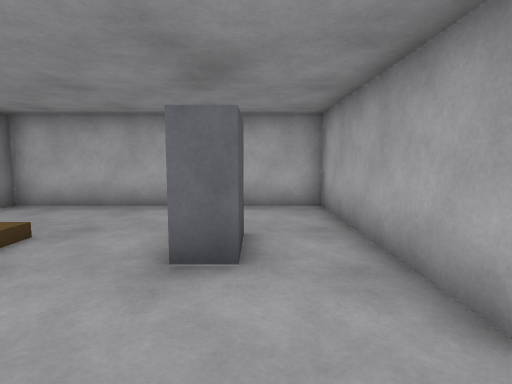
[1] (above)

24 first-person views from a walk through a robot-simulator world made for Gazebo. The camera is 1.2 m above the floor, tilts 6° down and sees 80° across. The floor is counted in squares, 1 m on a side. Each view is taken from the middle of a square. On the plan, view 1 faces up. The plan holds only what a view shows up to about 13 squares ahead; the rest is blank. The place goes on beyond the plan.

[2]
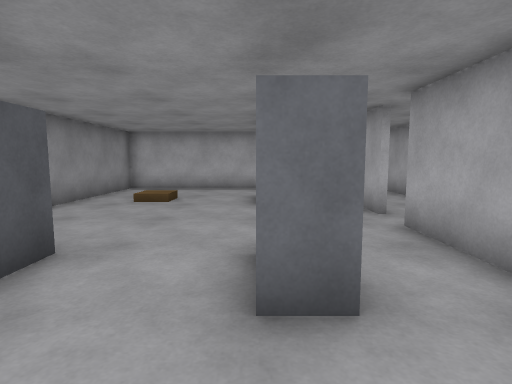

[3]
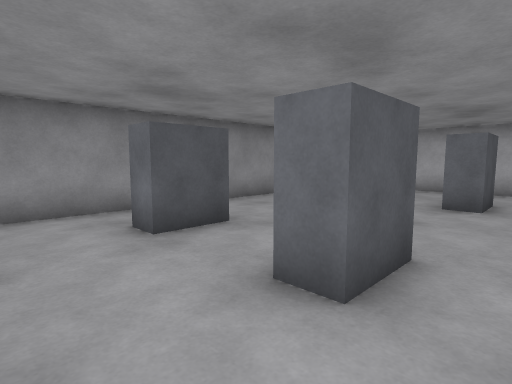

[4]
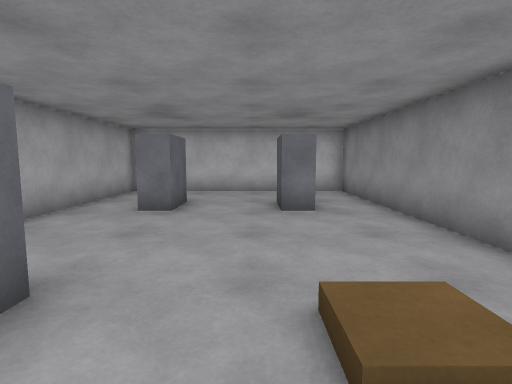

[5]
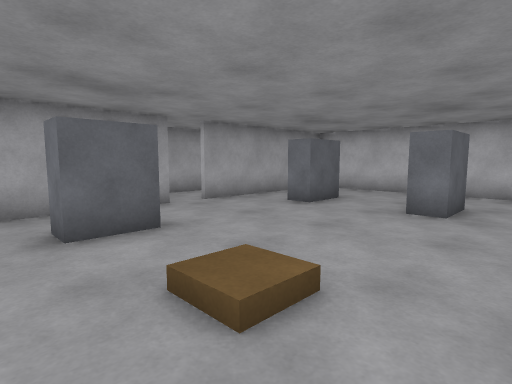

[6]
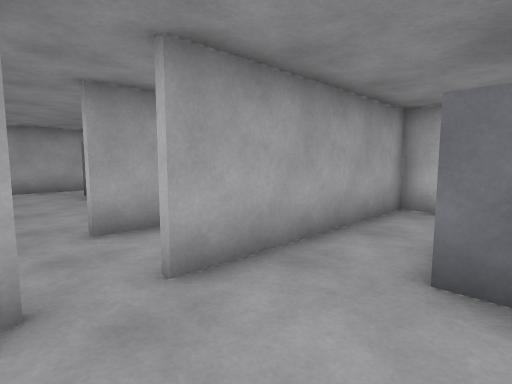

[7]
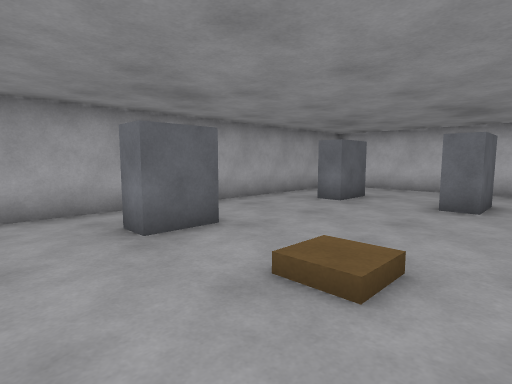

[8]
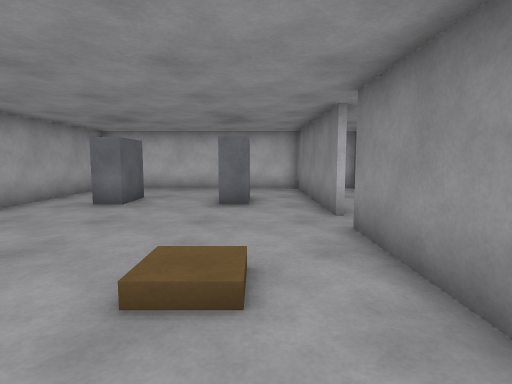

[9]
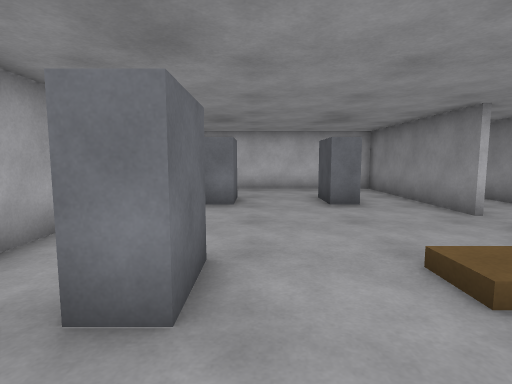

[10]
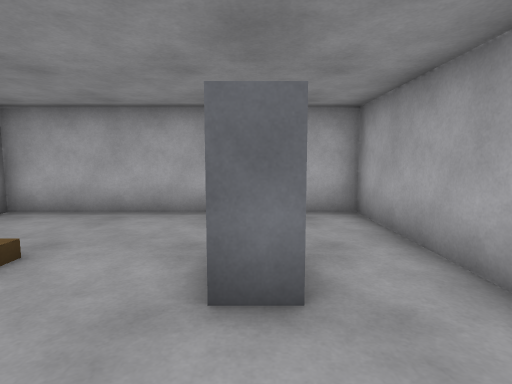

[11]
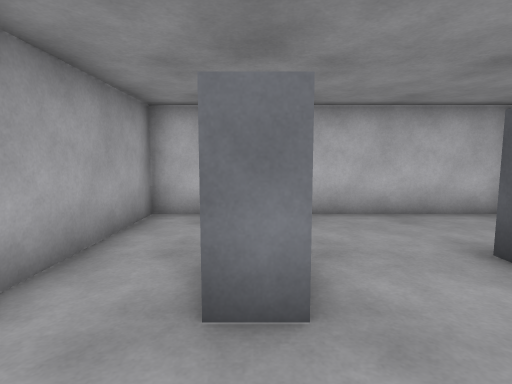

[12]
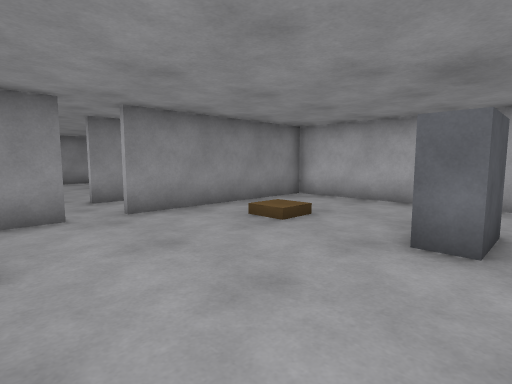

[13]
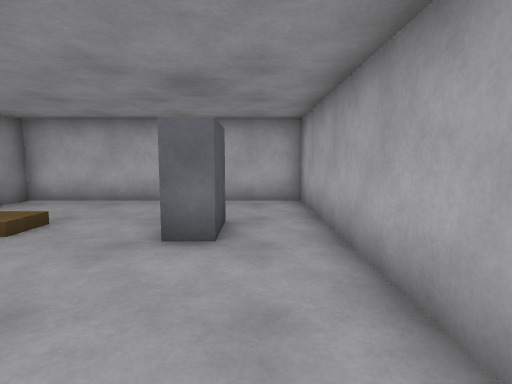

[14]
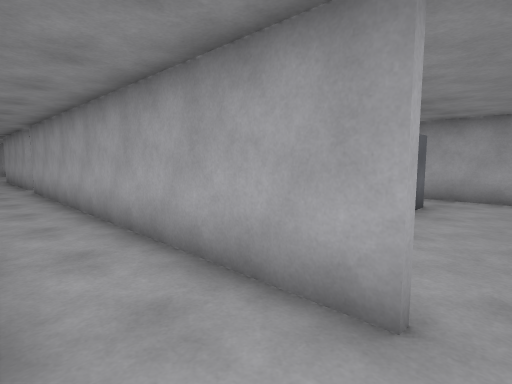

[15]
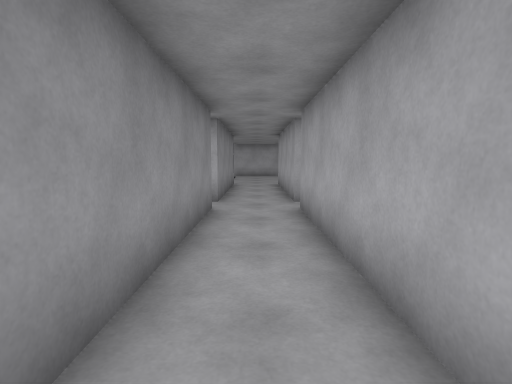

[16]
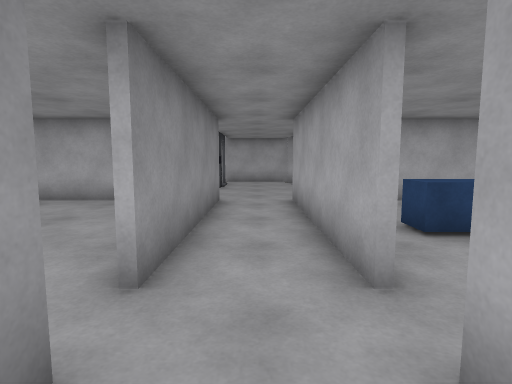

[17]
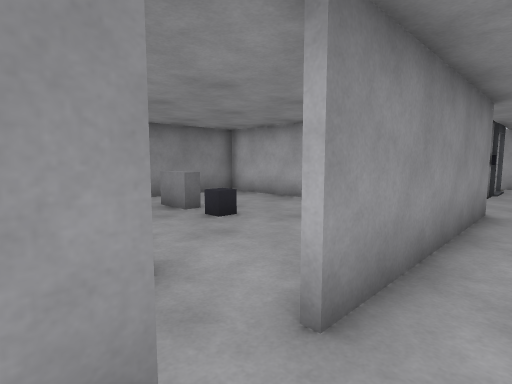

[18]
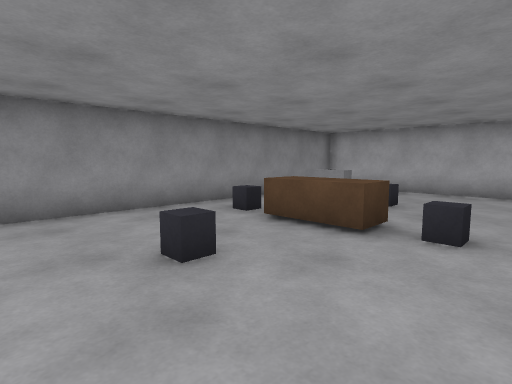

[19]
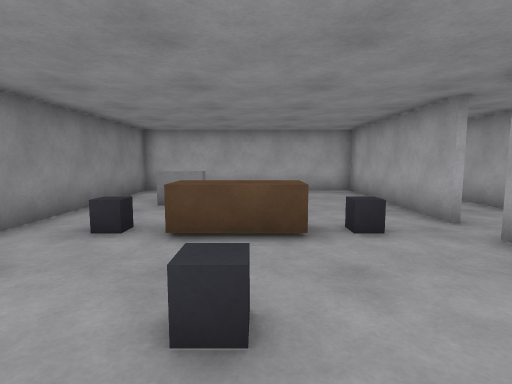

[20]
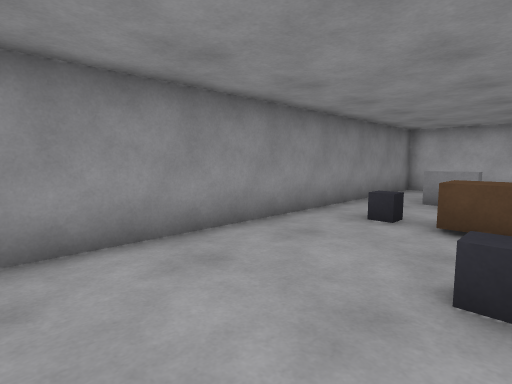

[21]
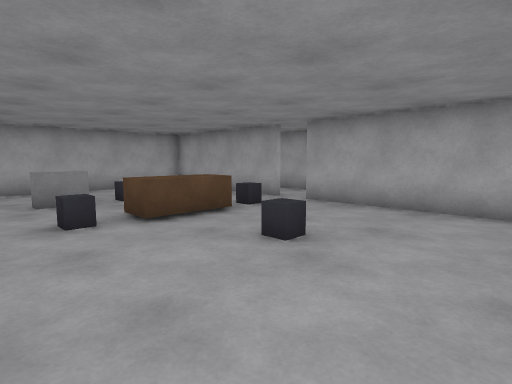

[22]
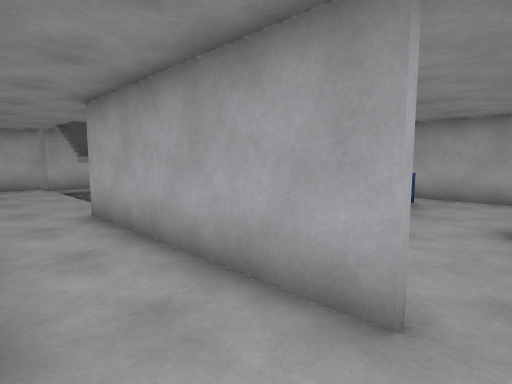

[23]
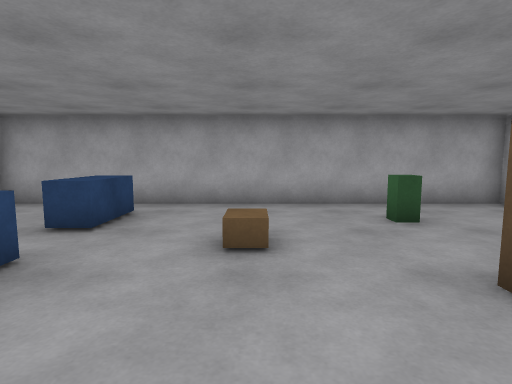

[24]
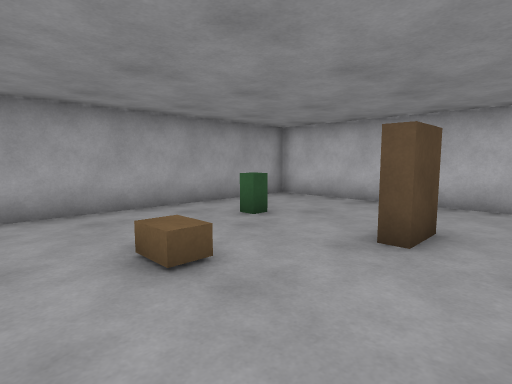

### Floor plan
Ten units are one square. View 1 is at (0, 0); x grows to the right and y downward. Boxes are objects, and circles mark ways between rooms. Rooms are numbered by the first view taken in them; rooms with no view inside come last. Other rooms are left out.
<svg viewBox="-68 -310 196 372">
<path fill="none" stroke="#000" d="M17 -16 17 -79 -63 -79 -63 57 17 57 17 -6M43 -6 43 57 123 57 123 -79 43 -79 43 -16M19 -222 19 -156M61 -290 46 -290M41 -156 41 -222M19 -146 19 -79M19 -26 19 -16M41 -16 41 -146M41 11 41 -6M19 14 19 25M17 -156 17 -220 -63 -220 -63 -92M17 -96 17 -146M56 -83 123 -83 123 -220M95 -220 71 -220"/>
<rect x="-45" y="5" width="10" height="30" fill="#bbb"><title>grey box</title></rect>
<rect x="-45" y="-45" width="10" height="10" fill="#bbb"><title>brown box</title></rect>
<rect x="-15" y="5" width="20" height="30" fill="#bbb"><title>grey box</title></rect>
<rect x="-15" y="-55" width="20" height="20" fill="#bbb"><title>grey box</title></rect>
<rect x="55" y="5" width="20" height="30" fill="#bbb"><title>grey box</title></rect>
<rect x="55" y="-45" width="20" height="10" fill="#bbb"><title>brown box</title></rect>
<rect x="95" y="5" width="10" height="30" fill="#bbb"><title>grey box</title></rect>
<rect x="95" y="-55" width="10" height="20" fill="#bbb"><title>grey box</title></rect>
<rect x="15" y="-275" width="10" height="10" fill="#bbb"><title>grey post</title></rect>
<rect x="15" y="-285" width="10" height="10" fill="#bbb"><title>grey post</title></rect>
<rect x="15" y="-305" width="10" height="10" fill="#bbb"><title>grey box</title></rect>
<rect x="25" y="-305" width="10" height="10" fill="#bbb"><title>grey box</title></rect>
<rect x="35" y="-305" width="10" height="10" fill="#bbb"><title>grey box</title></rect>
<rect x="-45" y="-155" width="10" height="10" fill="#bbb"><title>grey box</title></rect>
<rect x="-45" y="-185" width="10" height="10" fill="#bbb"><title>grey box</title></rect>
<rect x="-35" y="-155" width="30" height="10" fill="#bbb"><title>brown box</title></rect>
<rect x="-25" y="-125" width="10" height="10" fill="#bbb"><title>grey box</title></rect>
<rect x="-25" y="-185" width="10" height="10" fill="#bbb"><title>grey box</title></rect>
<rect x="-5" y="-155" width="10" height="10" fill="#bbb"><title>grey box</title></rect>
<rect x="55" y="-185" width="20" height="10" fill="#bbb"><title>blue box</title></rect>
<rect x="65" y="-125" width="10" height="10" fill="#bbb"><title>brown box</title></rect>
<rect x="75" y="-155" width="10" height="10" fill="#bbb"><title>brown box</title></rect>
<rect x="85" y="-185" width="30" height="10" fill="#bbb"><title>blue box</title></rect>
<rect x="95" y="-125" width="10" height="10" fill="#bbb"><title>green box</title></rect>
<circle cx="20" cy="-10" r="3" fill="#2a7"/>
<circle cx="40" cy="-10" r="3" fill="#2a7"/>
<circle cx="20" cy="-150" r="3" fill="#2a7"/>
<circle cx="40" cy="-150" r="3" fill="#2a7"/>
<text x="-20" y="-10">1</text>
<text x="80" y="-10">2</text>
<text x="10" y="-230">3</text>
<text x="-20" y="-150">4</text>
<text x="80" y="-150">5</text>
</svg>
Room 1 opens to room 3. Room 2 opens to room 3. Room 3 opens to room 4. Room 3 opens to room 5.

Where each view was taken, in squares from view 1:
view 1: 0 up, 0 right, facing up
view 2: 5 down, 1 left, facing up
view 3: 5 down, 1 right, facing up-left
view 4: 6 up, 3 left, facing down
view 5: 6 up, 6 left, facing down-right
view 6: 2 up, 1 left, facing down-right
view 7: 7 up, 5 right, facing down-right
view 8: 7 up, 6 right, facing down
view 9: 7 up, 9 right, facing down
view 10: 1 up, 10 right, facing up
view 11: 1 up, 10 right, facing down
view 12: 1 down, 11 right, facing up-left
view 13: 1 down, 11 right, facing up
view 14: 1 up, 2 right, facing up-right
view 15: 7 up, 3 right, facing up
view 16: 13 up, 3 right, facing up
view 17: 14 up, 3 right, facing up-left
view 18: 10 up, 1 right, facing up-left
view 19: 10 up, 2 left, facing up
view 20: 9 up, 2 left, facing up-left
view 21: 9 up, 6 left, facing up-right
view 22: 15 up, 2 right, facing up-right
view 23: 15 up, 4 right, facing right
view 24: 17 up, 5 right, facing down-right
